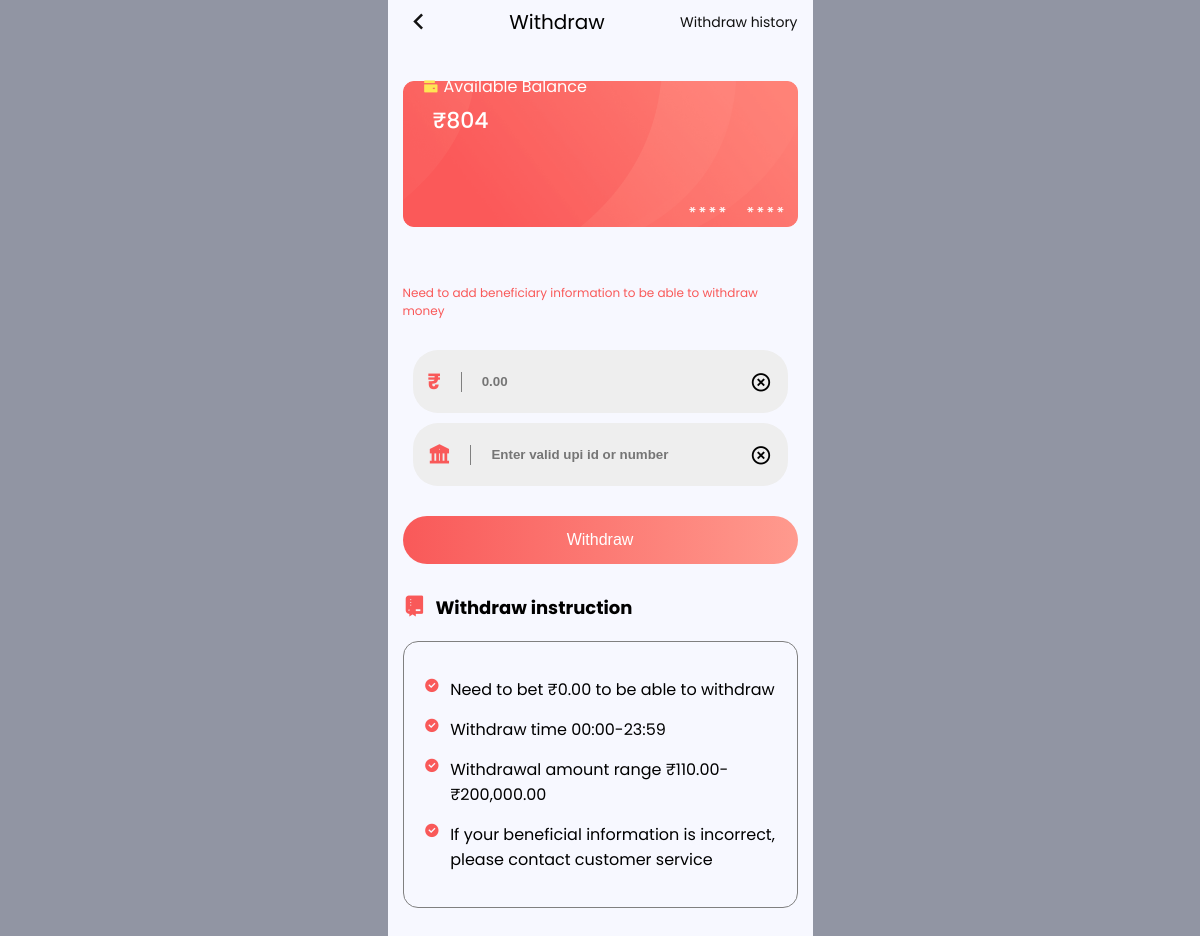
The app's page /withdrawPage (signed in), older data.
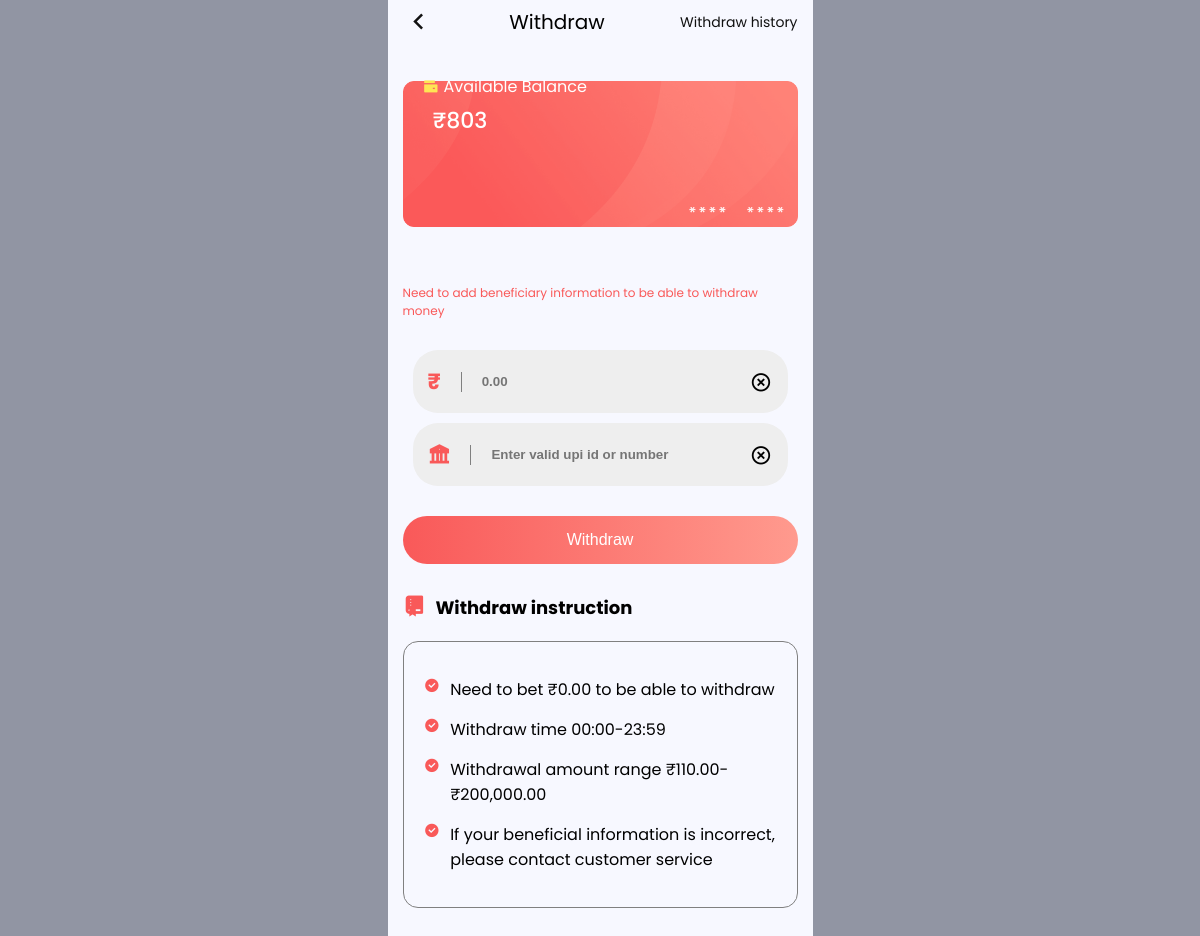
The same page, newer data.
### club/models.py (models this page shows, shortened)
class Profile(models.Model):
    user = models.OneToOneField(User, on_delete=models.CASCADE)
    code = models.CharField(max_length=50, default='', blank=True)
    user_code = models.CharField(max_length=12, blank=True, null=True)
    recomended_by = models.ForeignKey(User, on_delete=models.CASCADE, blank=True, null=True, related_name='ref_by')
    referals_number = models.IntegerField(blank=True, default=0)
    user_balance = models.IntegerField(blank=True, default=0)
    refer_code = models.CharField(max_length=50, blank=True, null=True)
    total_balance = models.IntegerField(blank=True, default=0)
    total_withdraw = models.IntegerField(blank=True, default=0)
    total_deposite = models.IntegerField(blank=True, default=0)

### club/views.py (the view, shortened to what this page needs)
# urls.py: path('withdrawPage', withdrawPage, name='withdrawPage'),
def withdrawPage(request):
    profile = Profile.objects.get(user=request.user)
    return render(request, 'withdraw.html', {'profile': profile})

### templates/withdraw.html (shortened to what this page needs)
<!DOCTYPE html>
<html lang="en">
<head>
    <link rel="stylesheet" href="/static/style/withdraw.css">
    <link rel="stylesheet" href="/static/style/utils.css">
    <link href="https://cdn.jsdelivr.net/npm/remixicon@4.3.0/fonts/remixicon.css" rel="stylesheet" />
</head>
<body>
    <section class="main_section">
        <header>
            <div class="navbar">
                <div class="nav_back">
                    <a href="/">
                        <i class="ri-arrow-left-s-line"></i>
                    </a>
                </div>
                <div class="nav_heading">
                    <p>Withdraw</p>
                </div>
                <div>
                    <a href="">
                        <p>Withdraw history</p>
                    </a>
                </div>
            </div>
        </header>
        <main>
            <div class="deposite_balance">
                <div>
                    <p><i class="ri-wallet-fill"></i> Available Balance</p>
                    <h2>₹{{profile.user_balance}}</h2>
                </div>
            </div>
            <div class="deposite_amount">
                <form action="" method="post">
                    <div class="deposite_note">
                        Need to add beneficiary information to be able to withdraw money
                    </div>
                    <div class="deposite_input">
                        <div>
                            <p>₹</p>
                            <input type="text" name="amount" placeholder="0.00">
                        </div>
                        <i class="ri-close-circle-line"></i>
                    </div>
                    <div class="deposite_input">
                        <div>
                            <p><i class="ri-bank-fill"></i></p>
                            <input type="text" name="upi_id" placeholder="Enter valid upi id or number">
                        </div>
                        <i class="ri-close-circle-line"></i>
                    </div>
                    <div class="deposite_btn">
                        <input type="submit" value="Withdraw">
                    </div>
                </form>
            </div>
            <div class="recharge_instruction">
                <div class="instruction_heading">
                    <h1><i class="ri-git-repository-fill"></i> Withdraw instruction</h1>
                </div>
                <div class="instruction_content">
                    <p><i class="ri-checkbox-circle-fill"></i> Need to bet ₹0.00 to be able to withdraw</p>
                    <p><i class="ri-checkbox-circle-fill"></i> Withdraw time 00:00-23:59</p>
                    <p><i class="ri-checkbox-circle-fill"></i> Withdrawal amount range ₹110.00-₹200,000.00</p>
                    <p><i class="ri-checkbox-circle-fill"></i> If your beneficial information is incorrect, please contact customer service</p>
                </div>
            </div>
        </main>
    </section>
</body>
</html>

Row changes from the older to the newer data that the page shows:
changed Profile: user_balance "804" → "803"
